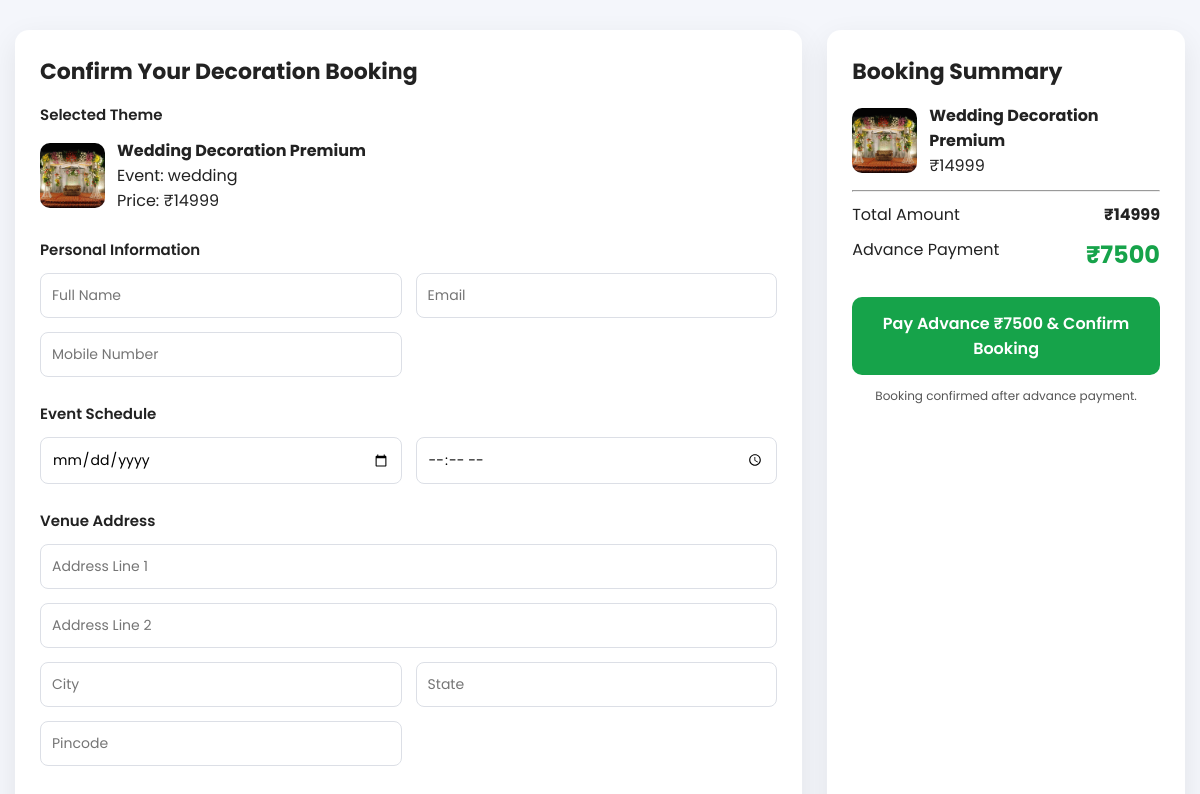
Screenshot of /booking/wed-2 (signed in) with the database file from the repository.
### models.py (models this page shows)
class Theme(db.Model):
    __tablename__ = "themes"
    id = db.Column(db.String(50), primary_key=True)
    name = db.Column(db.String(200))
    category = db.Column(db.String(100))
    price = db.Column(db.Integer)
    images = db.Column(JSON)
    inclusions = db.Column(JSON)
    addons = db.Column(JSON)

### theme.py (the view, shortened to what this page needs)
@theme_bp.route("/booking/<theme_id>")
def booking_page(theme_id):
    if "user" not in session:
        return redirect(url_for("login_page", next=request.url))
    seed_themes()
    theme = Theme.query.filter_by(id=theme_id).first_or_404()
    addons = []
    addon_total = 0
    addons_raw = request.args.get("addons_data")
    return render_template(
        "booking_form.html",
        theme=theme,
        addons=addons,
        addon_total=addon_total
    )

### theme.py (called while the page is built, shortened)
def seed_themes():
    for t in THEMES.values():
        exists = Theme.query.filter_by(id=t["id"]).first()
    db.session.commit()
    print("✅ All themes synced to database")

### templates/booking_form.html (shortened to what this page needs)
<!DOCTYPE html>
<html lang="en">
<head>
</head>
<body>
<form method="POST" action="/create-order">
<div class="container">
<div class="card">
<h2>Confirm Your Decoration Booking</h2>
<div class="section">
<div class="section-title">Selected Theme</div>
<div class="theme-box">
  <img src="/static/{{ theme.images[0] }}">
  <div>
    <strong>{{ theme.name }}</strong><br>
    Event: {{ theme.category }}<br>
    Price: ₹{{ theme.price }}
  </div>
</div>
</div>
<div class="section">
<div class="section-title">Personal Information</div>
<div class="grid">
<input type="text" name="name" placeholder="Full Name" required>
<input type="email" name="email" placeholder="Email" required>
<input type="text" name="mobile" pattern="[0-9]{10}" placeholder="Mobile Number" required>
</div>
</div>
<div class="section">
<div class="section-title">Event Schedule</div>
<div class="grid">
<input type="date" name="event_date" required>
<input type="time" name="event_time" required>
</div>
</div>
<div class="section">
<div class="section-title">Venue Address</div>
<div class="grid">
<div style="grid-column:span 2;"><input type="text" name="address_line1" required placeholder="Address Line 1"></div>
<div style="grid-column:span 2;"><input type="text" name="address_line2" placeholder="Address Line 2"></div>
<input type="text" name="city" required placeholder="City">
<input type="text" name="state" required placeholder="State">
<input type="text" name="pincode" pattern="[0-9]{6}" required placeholder="Pincode">
</div>
</div>
</div>
<div class="card">
<h2>Booking Summary</h2>
<div class="theme-box">
  <img src="/static/{{ theme.images[0] }}">
  <div><strong>{{ theme.name }}</strong><br>₹{{ theme.price }}</div>
</div>
<hr style="margin:10px 0">
<div class="summary-line"><span>Total Amount</span><strong id="totalPrice"></strong></div>
<div class="summary-line"><span>Advance Payment</span><strong class="price" id="advancePrice"></strong></div>
<button type="submit" class="confirm-btn">
Pay Advance ₹<span id="btnAdvance"></span> & Confirm Booking
</button>
<div class="note">Booking confirmed after advance payment.</div>
</div>
</div>
</form>
</body>
</html>

### templates/booking_form.html (style rules this page uses)
* { margin:0;padding:0;box-sizing:border-box;font-family:Poppins,sans-serif }
body { background:#f4f6fb;padding:30px 15px;color:#222 }
.container { max-width:1200px;margin:auto;display:grid;grid-template-columns:2.2fr 1fr;gap:25px }
.card { background:#fff;border-radius:14px;padding:25px;box-shadow:0 10px 30px rgba(0,0,0,.08) }
h2 { font-size:22px;margin-bottom:15px }
.section { margin-bottom:25px }
.section-title { font-size:15px;font-weight:600;margin-bottom:12px }
.grid { display:grid;grid-template-columns:1fr 1fr;gap:14px }
input { width:100%;padding:11px;border-radius:8px;border:1px solid #dcdfe6;font-size:14px }
.summary-line { display:flex;justify-content:space-between;margin-bottom:10px }
.price { font-size:24px;font-weight:700;color:#16a34a }
.confirm-btn { margin-top:15px;width:100%;padding:14px;background:#16a34a;color:#fff;border:none;border-radius:10px;font-size:16px;font-weight:600;cursor:pointer }
.theme-box { display:flex;gap:12px;align-items:center;margin-bottom:12px }
.theme-box img { width:65px;height:65px;border-radius:10px;object-fit:cover }
.note { margin-top:12px;font-size:12px;color:#555;text-align:center }

### rows the page displays
Theme: name "Wedding Decoration Premium", category "wedding", price "14999"
